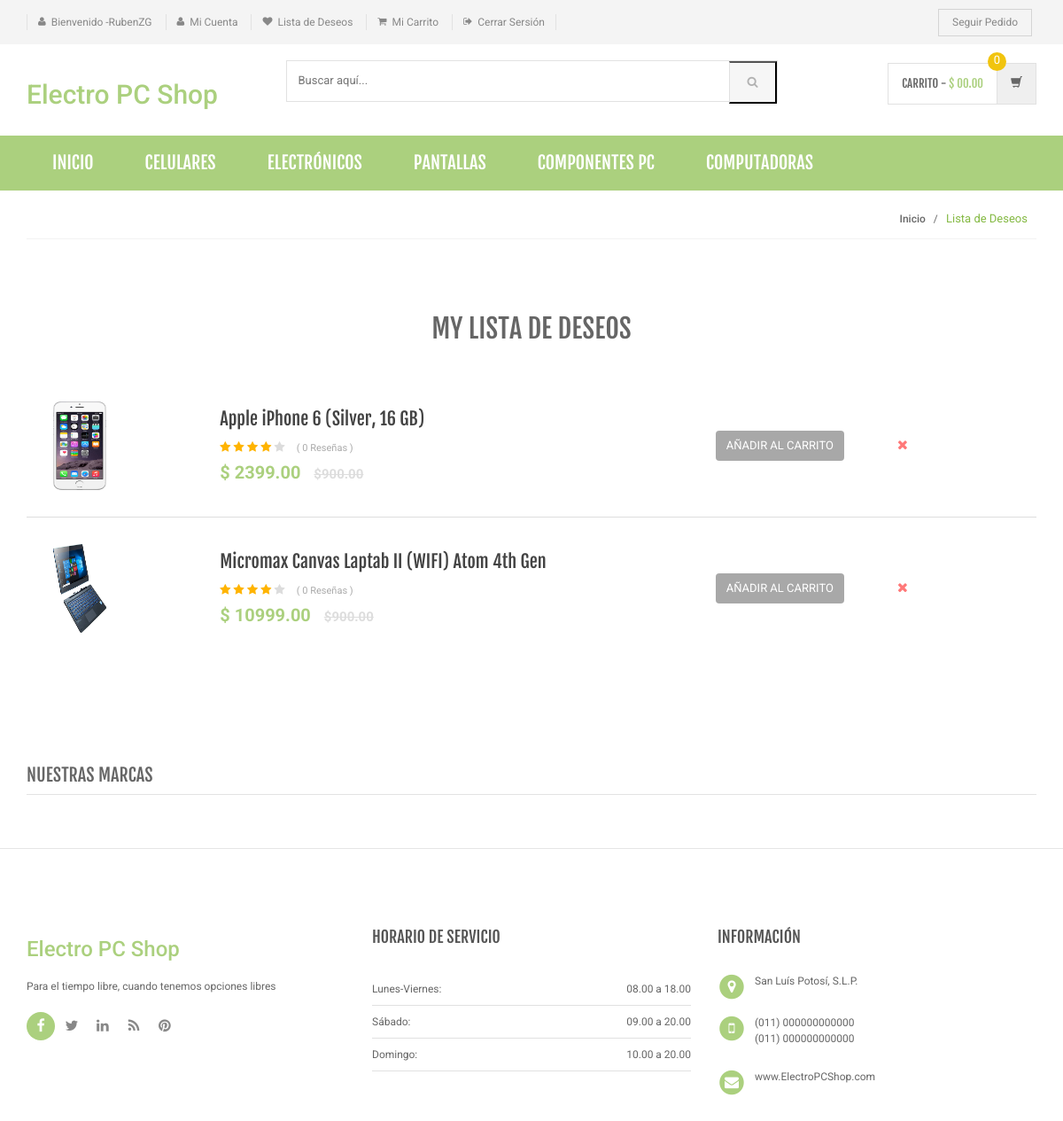
Before: /my-wishlist.php (signed in) with the older database file.
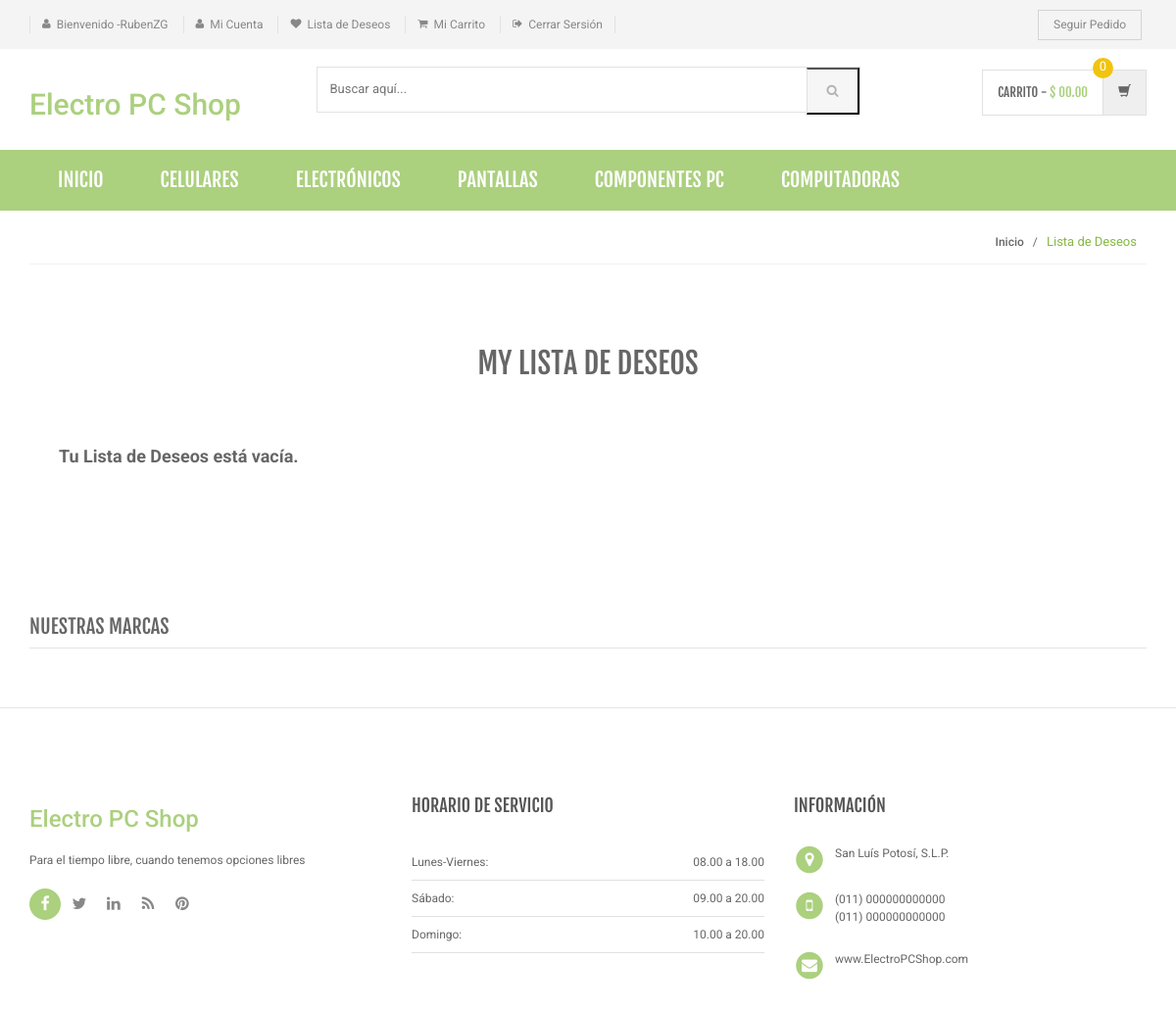
After: the same page with the newer database file.
### tables this page shows
CREATE TABLE `category` (
  `id` int(11) NOT NULL,
  `categoryName` varchar(255) DEFAULT NULL,
  `categoryDescription` longtext DEFAULT NULL,
  `creationDate` timestamp NOT NULL DEFAULT current_timestamp(),
  `updationDate` varchar(255) DEFAULT NULL
);

CREATE TABLE `wishlist` (
  `id` int(11) NOT NULL,
  `userId` int(11) DEFAULT NULL,
  `productId` int(11) DEFAULT NULL,
  `postingDate` timestamp NOT NULL DEFAULT current_timestamp()
);

CREATE TABLE `products` (
  `id` int(11) NOT NULL,
  `category` int(11) NOT NULL,
  `subCategory` int(11) DEFAULT NULL,
  `productName` varchar(255) DEFAULT NULL,
  `productCompany` varchar(255) DEFAULT NULL,
  `productPrice` int(11) DEFAULT NULL,
  `productPriceBeforeDiscount` int(11) DEFAULT NULL,
  `productDescription` longtext DEFAULT NULL,
  `productImage1` varchar(255) DEFAULT NULL,
  `productImage2` varchar(255) DEFAULT NULL,
  `productImage3` varchar(255) DEFAULT NULL,
  `shippingCharge` int(11) DEFAULT NULL,
  `productAvailability` varchar(255) DEFAULT NULL,
  `postingDate` timestamp NULL DEFAULT current_timestamp(),
  `updationDate` varchar(255) DEFAULT NULL
);

### my-wishlist.php (the view, shortened to what this page needs)
<?php
include('includes/config.php');
if(strlen($_SESSION['login'])==0)
    {
header('location:login.php');
}
else{
?>
<!DOCTYPE html>
<html lang="en">
	<head>
	    <link rel="stylesheet" href="assets/css/bootstrap.min.css">
	    <link rel="stylesheet" href="assets/css/main.css">
	    <link rel="stylesheet" href="assets/css/green.css">
	    <link rel="stylesheet" href="assets/css/owl.carousel.css">
		<link rel="stylesheet" href="assets/css/owl.transitions.css">
		<link href="assets/css/lightbox.css" rel="stylesheet">
		<link rel="stylesheet" href="assets/css/animate.min.css">
		<link rel="stylesheet" href="assets/css/rateit.css">
		<link rel="stylesheet" href="assets/css/bootstrap-select.min.css">
		<link rel="stylesheet" href="assets/css/config.css">
		<link href="assets/css/green.css" rel="alternate stylesheet" title="Green color">
		<link href="assets/css/blue.css" rel="alternate stylesheet" title="Blue color">
		<link href="assets/css/red.css" rel="alternate stylesheet" title="Red color">
		<link href="assets/css/orange.css" rel="alternate stylesheet" title="Orange color">
		<link href="assets/css/dark-green.css" rel="alternate stylesheet" title="Darkgreen color">
		<link rel="stylesheet" href="assets/css/font-awesome.min.css">
	</head>
    <body class="cnt-home">
<header class="header-style-1">
<?php include('includes/top-header.php');?>
<?php include('includes/main-header.php');?>
<?php include('includes/menu-bar.php');?>
</header>
<div class="breadcrumb">
	<div class="container">
		<div class="breadcrumb-inner">
			<ul class="list-inline list-unstyled">
				<li><a href="home.html">Inicio</a></li>
				<li class='active'>Lista de Deseos</li>
			</ul>
		</div>
	</div>
</div>
<div class="body-content outer-top-bd">
	<div class="container">
		<div class="my-wishlist-page inner-bottom-sm">
			<div class="row">
				<div class="col-md-12 my-wishlist">
	<div class="table-responsive">
		<table class="table">
			<thead>
				<tr>
					<th colspan="4">my lista de deseos</th>
				</tr>
			</thead>
			<tbody>
<?php
$ret=mysqli_query($con,"select products.productName as pname,products.productName as proid,products.productImage1 as pimage,products.productPrice as pprice,wishlist.productId as pid,wishlist.id as wid from wishlist join products on products.id=wishlist.productId where wishlist.userId='".$_SESSION['id']."'");
$num=mysqli_num_rows($ret);
	if($num>0)
	{
while ($row=mysqli_fetch_array($ret)) {
?>
				<tr>
					<td class="col-md-2"><img src="admin/productimages/<?php echo htmlentities($row['pid']);?>/<?php echo htmlentities($row['pimage']);?>" alt="<?php echo htmlentities($row['pname']);?>" width="60" height="100"></td>
					<td class="col-md-6">
						<div class="product-name"><a href="product-details.php?pid=<?php echo htmlentities($pd=$row['pid']);?>"><?php echo htmlentities($row['pname']);?></a></div>
<?php $rt=mysqli_query($con,"select * from productreviews where productId='$pd'");
$num=mysqli_num_rows($rt);
?>
						<div class="rating">
							<i class="fa fa-star rate"></i>
							<i class="fa fa-star rate"></i>
							<i class="fa fa-star rate"></i>
							<i class="fa fa-star rate"></i>
							<i class="fa fa-star non-rate"></i>
							<span class="review">( <?php echo htmlentities($num);?> Reseñas )</span>
						</div>
						<div class="price">$
							<?php echo htmlentities($row['pprice']);?>.00
							<span>$900.00</span>
						</div>
					</td>
					<td class="col-md-2">
						<a href="my-wishlist.php?page=product&action=add&id=<?php echo $row['pid']; ?>" class="btn-upper btn btn-primary">Añadir al carrito</a>
					</td>
					<td class="col-md-2 close-btn">
						<a href="my-wishlist.php?del=<?php echo htmlentities($row['wid']);?>" onClick="return confirm('Are you sure you want to delete?')" class=""><i class="fa fa-times"></i></a>
					</td>
				</tr>
				<?php } } else{ ?>
				<tr>
					<td style="font-size: 18px; font-weight:bold ">Tu Lista de Deseos está vacía.</td>
				</tr>
				<?php } ?>
			</tbody>
		</table>
	</div>
</div>			</div>
		</div>
	<?php include('includes/brands-slider.php');?>
</div>
</div>
<?php include('includes/footer.php');?>
</body>
</html>
<?php } ?>

### includes/menu-bar.php (shortened to what this page needs)
<div class="header-nav animate-dropdown">
    <div class="container barrita">
        <div class="yamm navbar navbar-default" role="navigation">
            <div class="nav-bg-class">
                <div class="navbar-collapse collapse" id="mc-horizontal-menu-collapse">
	<div class="nav-outer" >
		<ul class="nav navbar-nav">
			<li class="dropdown yamm-fw">
				<a href="index.php" data-hover="dropdown" class="dropdown-toggle">Inicio</a>
			</li>
              <?php $sql=mysqli_query($con,"select id,categoryName  from category limit 6");
while($row=mysqli_fetch_array($sql))
{
    ?>
			<li class="dropdown yamm">
				<a href="category.php?cid=<?php echo $row['id'];?>"> <?php echo $row['categoryName'];?></a>
			</li>
			<?php } ?>
		</ul>
		<div class="clearfix"></div>
	</div>
</div>
            </div>
        </div>
    </div>
</div>

Changed rows visible on the page:
removed wishlist: productId.productImage1 (picture), productId.productName "Apple iPhone 6 (Silver, 16 GB)", num "0", productId.productPrice "2399"
removed wishlist: productId.productImage1 (picture), productId.productName "Micromax Canvas Laptab II (WIFI) Atom 4th Gen", num "0", productId.productPrice "10999"
Other visible differences:
text now shown: "Tu Lista de Deseos está vacía."
